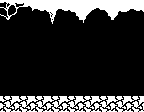

This game map was drawn from its Tiled (.tmx) file and the tilesets committed beside it. A one-line description and the full map source follow:
An orthogonal 18x28 tile map with 8x4 px tiles, 1 tile layer (Capa de Patrones 1).

<map version="1.2" tiledversion="1.2.5" orientation="orthogonal" renderorder="right-down" width="18" height="28" tilewidth="8" tileheight="4" infinite="0" nextlayerid="2" nextobjectid="1">
 <tileset firstgid="1" source="patrones8x4_2.tsx" />
 <layer id="1" name="Capa de Patrones 1" width="18" height="28">
  <data encoding="csv">
14,16,16,4,10,10,10,10,10,10,7,8,9,10,10,10,10,10,
168,169,170,14,10,10,10,10,10,10,10,10,10,10,10,10,10,10,
178,179,180,200,13,14,10,13,14,10,27,28,29,30,37,16,13,14,
188,189,190,200,200,200,41,200,200,50,37,38,39,50,47,200,200,200,
198,199,200,200,200,200,51,200,200,60,47,48,49,60,57,200,200,200,
200,200,200,200,200,200,61,200,200,200,52,200,200,200,200,200,200,200,
200,200,200,200,200,200,200,200,200,200,200,200,200,200,200,200,200,200,
200,200,200,200,200,200,200,200,200,200,200,200,200,200,200,200,200,200,
200,200,200,200,200,200,200,200,200,200,200,200,200,200,200,200,200,200,
200,200,200,200,200,200,200,200,200,200,200,200,200,200,200,200,200,200,
200,200,200,200,200,200,200,200,200,200,200,200,200,200,200,200,200,200,
200,200,200,200,200,200,200,200,200,200,200,200,200,200,200,200,200,200,
200,200,200,200,200,200,200,200,200,200,200,200,200,200,200,200,200,200,
200,200,200,200,200,200,200,200,200,200,200,200,200,200,200,200,200,200,
200,200,200,200,200,200,200,200,200,200,200,200,200,200,200,200,200,200,
200,200,200,200,200,200,200,200,200,200,200,200,200,200,200,200,200,200,
200,200,200,200,200,200,200,200,200,200,200,200,200,200,200,200,200,200,
200,200,200,200,200,200,200,200,200,200,200,200,200,200,200,200,200,200,
200,200,200,200,200,200,200,200,200,200,200,200,200,200,200,200,200,200,
200,200,200,200,200,200,200,200,200,200,200,200,200,200,200,200,200,200,
200,200,200,200,200,200,200,200,200,200,200,200,200,200,200,200,200,200,
200,200,200,200,200,200,200,200,200,200,200,200,200,200,200,200,200,200,
200,200,200,200,200,200,200,200,200,200,200,200,200,200,200,200,200,200,
200,200,200,200,200,200,200,200,200,200,200,200,200,200,200,200,200,200,
1,2,1,2,1,2,1,2,1,2,1,2,1,2,1,2,1,2,
11,12,11,12,11,12,11,12,11,12,11,12,11,12,11,12,11,12,
21,22,21,22,21,22,21,22,21,22,21,22,21,22,21,22,21,22,
31,32,31,32,31,32,31,32,31,32,31,32,31,32,31,32,31,32
</data>
 </layer>
</map>
